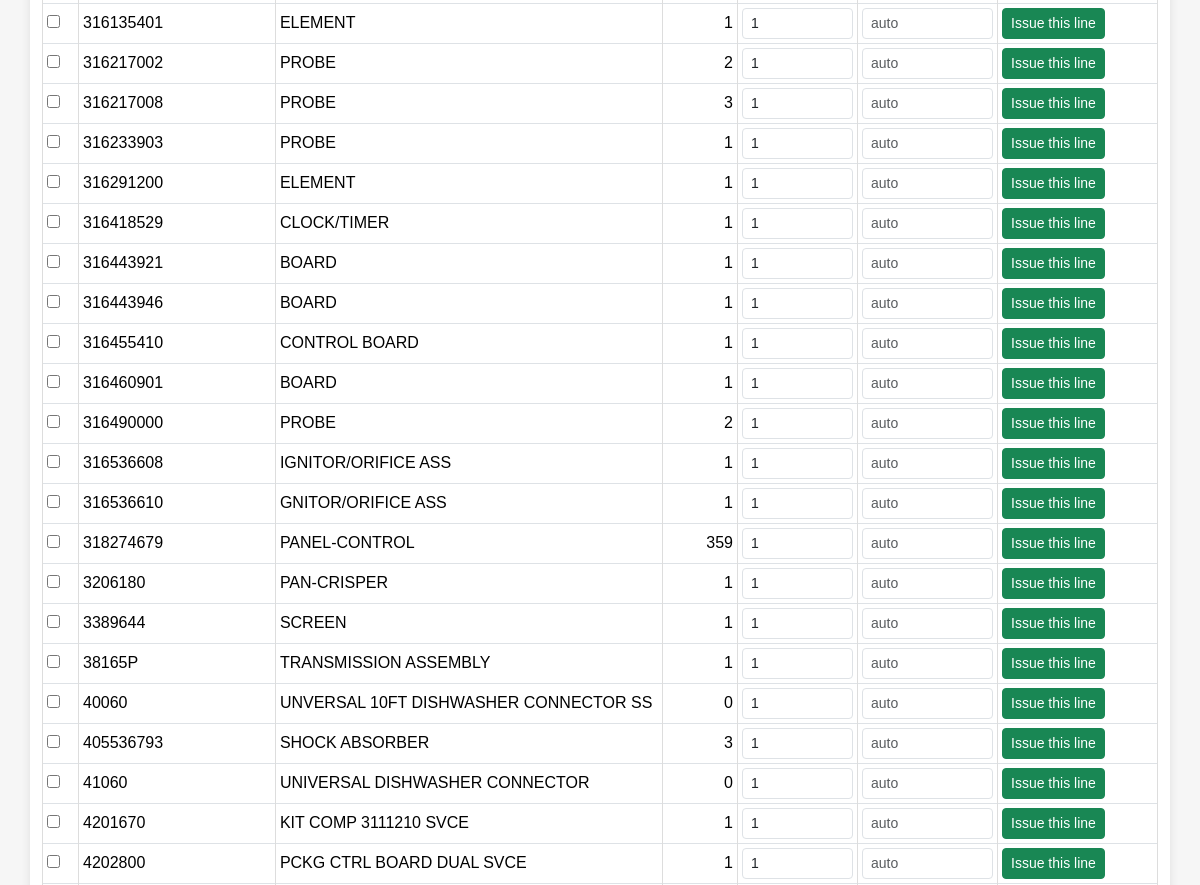
The app's page /issue_ui (signed in, middle part), older data.
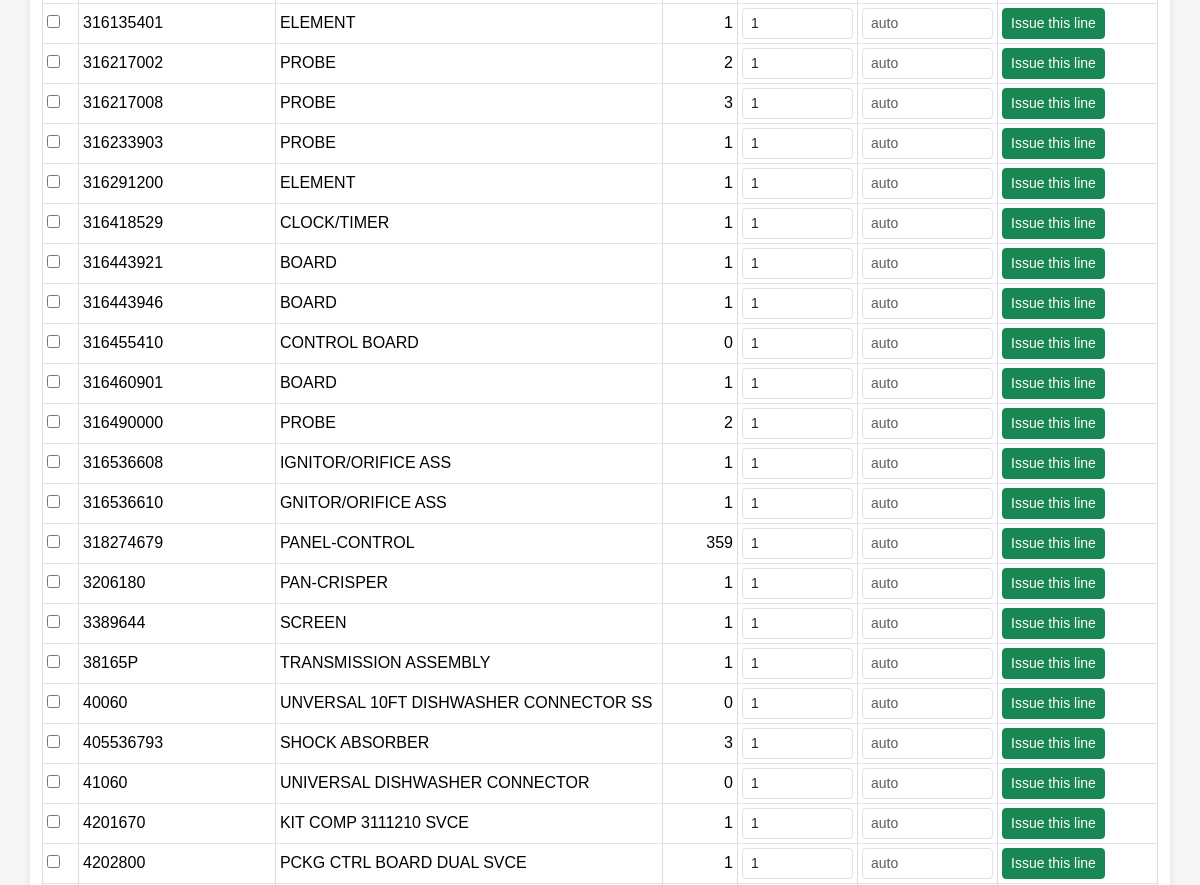
The same page, newer data.
### models.py (models this page shows)
class Part(db.Model):
    id = db.Column(db.Integer, primary_key=True)
    name = db.Column(db.String(100), nullable=False)
    part_number = db.Column(db.String(100), unique=True, nullable=False)
    quantity = db.Column(db.Integer, default=0)
    unit_cost = db.Column(db.Float, nullable=False)
    location = db.Column(db.String(100))  # shelf/location
    created_at = db.Column(db.DateTime, default=datetime.utcnow)

### inventory/routes.py (the view)
@inventory_bp.get("/issue_ui")
@login_required
def issue_ui():
    parts = Part.query.order_by(Part.part_number).limit(200).all()  # для примера
    technician_name = getattr(current_user, "username", "TECH")     # замени как надо
    canonical_ref = "TESTJOB123"                                    # подставишь свой JOB
    return render_template("issue_ui.html", parts=parts,
                           technician_name=technician_name,
                           canonical_ref=canonical_ref)

### auth/routes.py (called while the page is built)
@login_manager.user_loader
def load_user(user_id):
    return User.query.get(int(user_id))

### templates/issue_ui.html (shortened to what this page needs)
{% extends "base.html" %}
{% block content %}
<table class="table table-sm table-bordered align-middle">
  <tbody>
  {% for p in parts %}
    <tr data-part-id="{{ p.id }}">
      <td><input type="checkbox" class="row-chk"></td>
      <td>{{ p.part_number }}</td>
      <td>{{ p.name }}</td>
      <td class="text-end">{{ p.quantity }}</td>
      <td><input type="number" class="form-control form-control-sm qty-issue" min="0" value="1"></td>
      <td><input type="text" class="form-control form-control-sm unit-price" placeholder="auto"></td>
      <td>
        <button class="btn btn-sm btn-success btn-issue-line">Issue this line</button>
      </td>
    </tr>
  {% endfor %}
  </tbody>
</table>
{% endblock %}

Row changes from the older to the newer data that the page shows:
changed Part "CONTROL BOARD": quantity "1" → "0"
